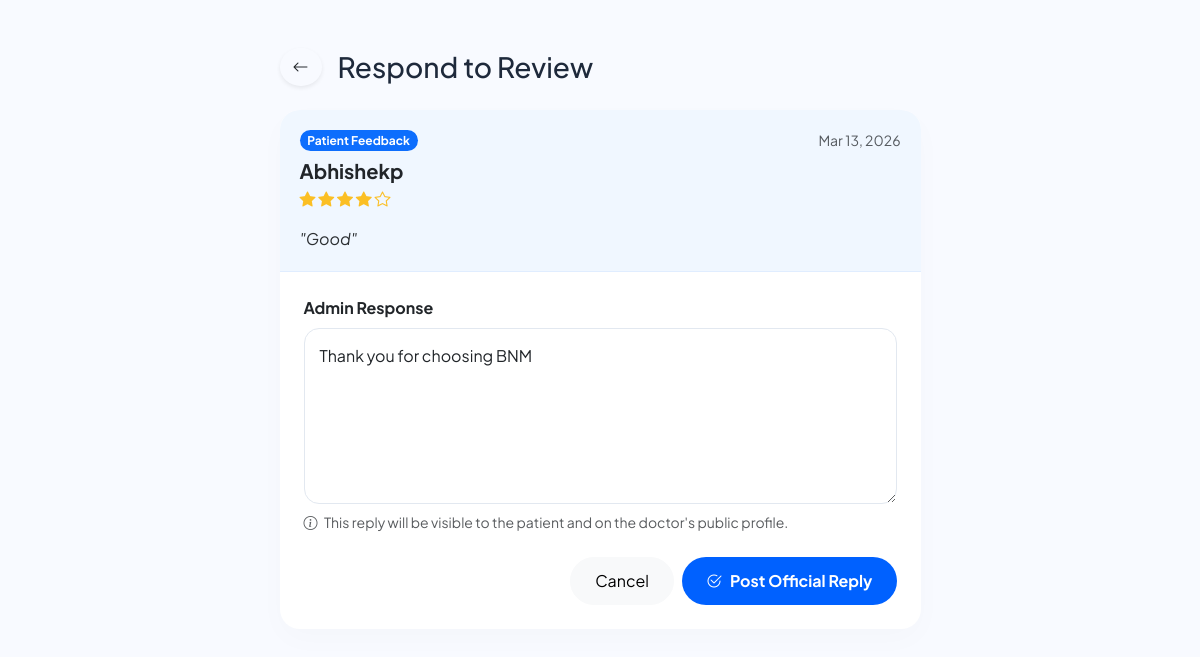
Screenshot of /reply-review/2/ with the database file from the repository.
### new_app/models.py (models this page shows, shortened)
class Review(models.Model):
    patient = models.ForeignKey('Patient', on_delete=models.CASCADE)
    doctor = models.ForeignKey('Doctor', on_delete=models.CASCADE)
    rating = models.IntegerField()
    comment = models.TextField()
    reply = models.TextField(null=True, blank=True)
    created_at = models.DateTimeField(auto_now_add=True)

class Patient(models.Model):
    reg_user = models.OneToOneField(Register, on_delete=models.CASCADE)
    name = models.CharField(max_length=100)
    phone = models.CharField(max_length=15)
    age = models.IntegerField()
    gender = models.CharField(max_length=10)
    email = models.EmailField()
    address =  models.CharField(max_length=100)
    blood_group = models.CharField(max_length=10, blank=True)
    emergency_contact = models.CharField(max_length=15, blank=True)
    medical_history = models.TextField(blank=True)

### new_app/admin_views.py (the view)
# urls.py: path('reply-review/<int:id>/', admin_views.reply_review, name='reply_review'),
def reply_review(request, id):
    review = get_object_or_404(Review, id=id)
    if request.method == 'POST':
        reply_text = request.POST.get('reply_text')
        review.reply = reply_text
        review.save()
        return redirect('view_review')
    return render(request, 'admin/reply_review.html', {'review': review})

### templates/admin/reply_review.html (shortened to what this page needs)
<!DOCTYPE html>
<html lang="en">
<head>
    <link href="https://cdn.jsdelivr.net/npm/bootstrap@5.3.2/dist/css/bootstrap.min.css" rel="stylesheet">
    <link rel="stylesheet" href="https://cdn.jsdelivr.net/npm/bootstrap-icons@1.11.1/font/bootstrap-icons.css">
</head>
<body>
<div class="container py-5">
    <div class="row justify-content-center">
        <div class="col-lg-7">
            <div class="mb-4 d-flex align-items-center">
                <a href="javascript:history.back()" class="btn btn-white shadow-sm rounded-circle me-3">
                    <i class="bi bi-arrow-left"></i>
                </a>
                <h3 class="fw-800 mb-0">Respond to Review</h3>
            </div>
            <div class="card card-custom">
                <div class="patient-review-header">
                    <div class="d-flex justify-content-between align-items-center mb-2">
                        <span class="badge bg-primary rounded-pill small">Patient Feedback</span>
                        <small class="text-muted">{{ review.created_at|date:"M d, Y" }}</small>
                    </div>
                    <h5 class="fw-bold mb-1">{{ review.patient.name }}</h5>
                    <div class="star-rating mb-3">
                        {% for i in "12345"|make_list %}
                            <i class="bi bi-star{% if forloop.counter <= review.rating %}-fill{% endif %}"></i>
                        {% endfor %}
                    </div>
                    <p class="mb-0 text-secondary-emphasis" style="font-style: italic;">
                        "{{ review.comment }}"
                    </p>
                </div>
                <div class="card-body p-4">
                    <form method="POST">
                        <div class="mb-4">
                            <label class="form-label fw-bold">Admin Response</label>
                            <textarea
                                name="reply_text"
                                class="form-control"
                                rows="6"
                                placeholder="Write a professional response to the patient..."
                                required>{{ review.reply|default:'' }}</textarea>
                            <div class="form-text mt-2">
                                <i class="bi bi-info-circle me-1"></i>
                                This reply will be visible to the patient and on the doctor's public profile.
                            </div>
                        </div>
                        <div class="d-flex justify-content-end gap-2">
                            <button type="button" onclick="history.back()" class="btn btn-light rounded-pill px-4">Cancel</button>
                            <button type="submit" class="btn-reply rounded-pill px-4">
                                <i class="bi bi-check2-circle me-2"></i>Post Official Reply
                            </button>
                        </div>
                    </form>
                </div>
            </div>
        </div>
    </div>
</div>
</body>
</html>

### templates/admin/reply_review.html (style rules this page uses)
:root { --primary: #0061ff; --text-dark: #1e293b; --patient-bg: #f0f7ff; }
body { background-color: #f8faff; font-family: 'Plus Jakarta Sans', sans-serif; color: var(--text-dark); }
.card-custom { border: none; border-radius: 20px; box-shadow: 0 10px 30px rgba(0,0,0,0.02); background: white; overflow: hidden; }
.patient-review-header { background: var(--patient-bg); padding: 20px; border-bottom: 1px solid #e0edff; }
.star-rating { color: #fbbf24; }
.btn-reply { background: var(--primary); color: white; border-radius: 12px; padding: 12px 30px; font-weight: 700; border: none; transition: 0.3s; }
.form-control { border-radius: 15px; border: 1px solid #e2e8f0; padding: 15px; }

### rows the page displays
Review: created_at "Mar 13, 2026", patient.name "Abhishekp", rating 4 (drawn), comment "Good", reply_text "Thank you for choosing BNM"
